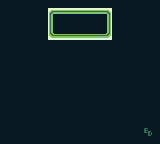

Below is a game level as drawn by its tile map, then a one-line description and the .tmx file that defines it, in full:
An orthogonal 20x18 tile map with 8x8 px tiles, 1 tile layer (Tile Layer 1), 2 tilesets and 1 object.

<map version="1.10" tiledversion="1.11.0" orientation="orthogonal" renderorder="right-down" width="20" height="18" tilewidth="8" tileheight="8" infinite="0" backgroundcolor="#071821" nextlayerid="4" nextobjectid="2">
 <tileset firstgid="1" source="frame.tsx" />
 <tileset firstgid="37" source="name_entry.tsx" />
 <layer id="1" name="Tile Layer 1" width="20" height="18">
  <data encoding="csv">
0,0,0,0,0,0,0,0,0,0,0,0,0,0,0,0,0,0,0,0,
0,0,0,0,0,0,22,23,23,23,23,23,23,24,0,0,0,0,0,0,
0,0,0,0,0,0,28,29,29,29,29,29,29,30,0,0,0,0,0,0,
0,0,0,0,0,0,28,29,29,29,29,29,29,30,0,0,0,0,0,0,
0,0,0,0,0,0,34,35,35,35,35,35,35,36,0,0,0,0,0,0,
0,0,0,0,0,0,0,0,0,0,0,0,0,0,0,0,0,0,0,0,
0,0,0,0,0,0,0,0,0,0,0,0,0,0,0,0,0,0,0,0,
0,0,0,0,0,0,0,0,0,0,0,0,0,0,0,0,0,0,0,0,
0,0,0,0,0,0,0,0,0,0,0,0,0,0,0,0,0,0,0,0,
0,0,0,0,0,0,0,0,0,0,0,0,0,0,0,0,0,0,0,0,
0,0,0,0,0,0,0,0,0,0,0,0,0,0,0,0,0,0,0,0,
0,0,0,0,0,0,0,0,0,0,0,0,0,0,0,0,0,0,0,0,
0,0,0,0,0,0,0,0,0,0,0,0,0,0,0,0,0,0,0,0,
0,0,0,0,0,0,0,0,0,0,0,0,0,0,0,0,0,0,0,0,
0,0,0,0,0,0,0,0,0,0,0,0,0,0,0,0,0,0,0,0,
0,0,0,0,0,0,0,0,0,0,0,0,0,0,0,0,0,0,0,0,
0,0,0,0,0,0,0,0,0,0,0,0,0,0,0,0,0,0,693,0,
0,0,0,0,0,0,0,0,0,0,0,0,0,0,0,0,0,0,0,0
</data>
 </layer>
 <objectgroup id="3" name="Object Layer 1">
  <object id="1" x="17" y="48" width="160" height="104">
   <text fontfamily="Final Fantasy 3" pixelsize="8" color="#286850" kerning="0">A B C D E F G H I
J K L M N O P Q R
S T U V W X Y Z  
a b c d e f g h i
j k l m n o p q r
s t u v w x y z </text>
  </object>
 </objectgroup>
</map>
